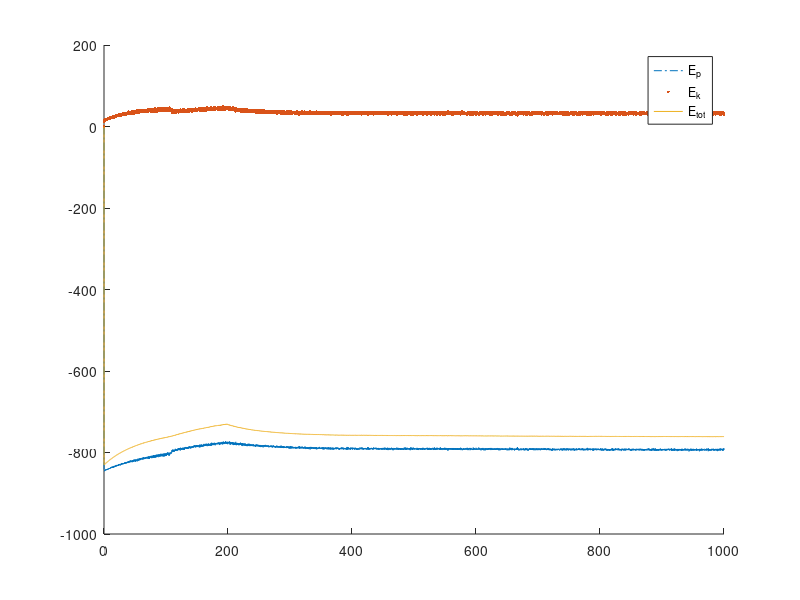
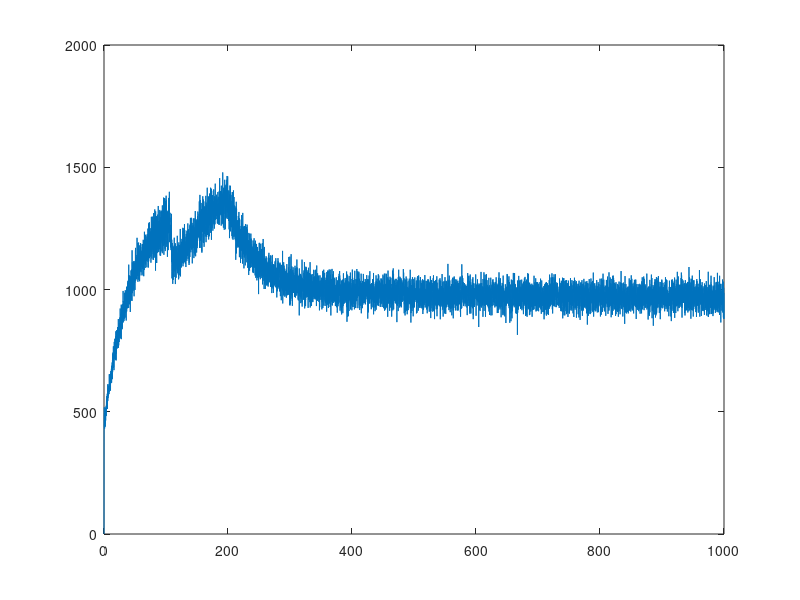
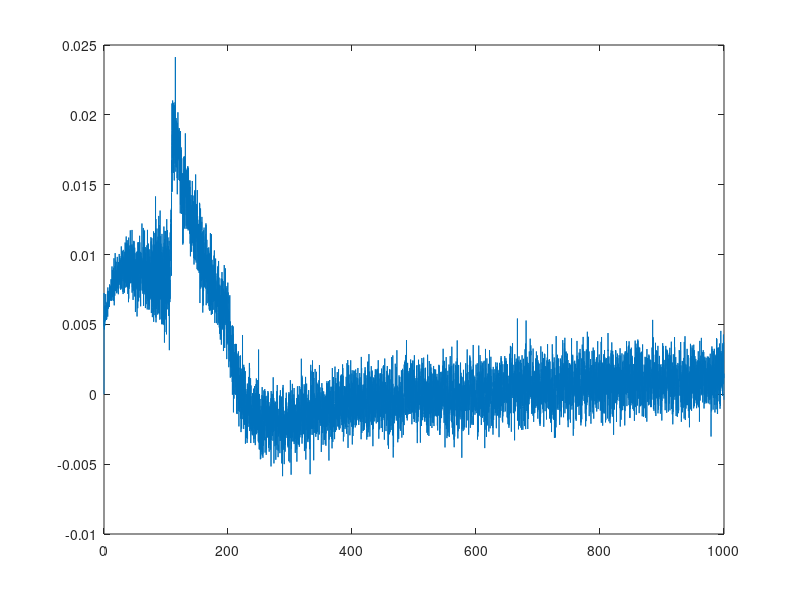

Write the MATLAB code that produced these figures, in order.
%% Plot energies
close all;
clear all;

data = load('simulation2.dat');

t = data(:,1);
figure(1);
hold on;
plot(t,data(:,2), '-.')
plot(t,data(:,3), '.')
plot(t,data(:,4))
hold off;

legend('E_p', 'E_k', 'E_{tot}');

%% Compute temperature
N = 256;
kB = 0.0000080000617330;
Ek = data(1:end,3);

T = 2/(kB*3*N) * mean(Ek)

%%
figure(2)
plot(data(:,1),data(:,5))

figure(3)
plot(data(:,1),data(:,6))